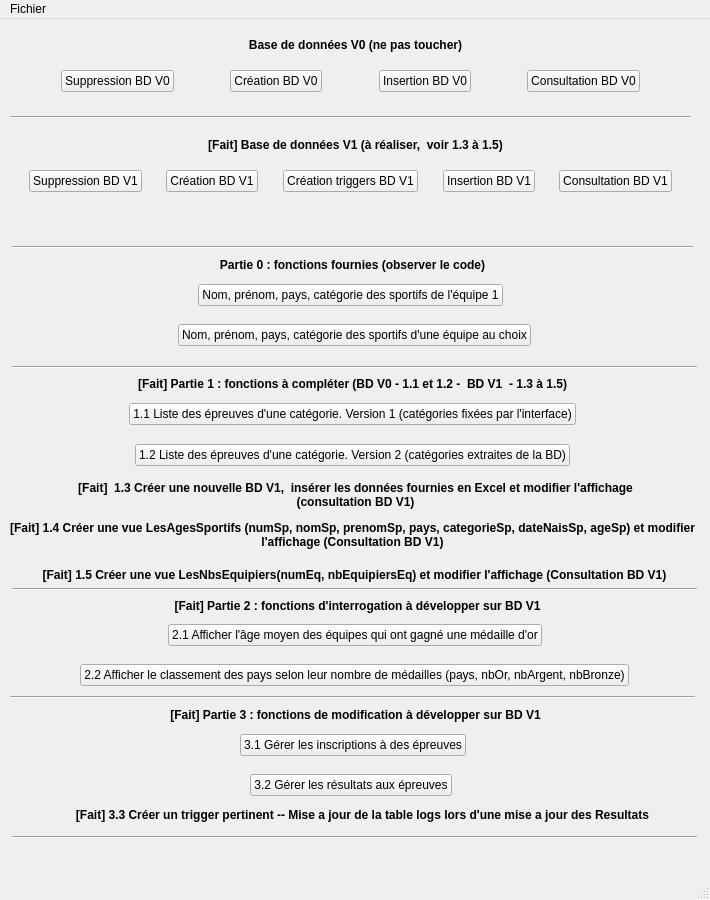
<?xml version="1.0" encoding="UTF-8"?>
<ui version="4.0">
 <class>MainWindow</class>
 <widget class="QMainWindow" name="MainWindow">
  <property name="geometry">
   <rect>
    <x>0</x>
    <y>0</y>
    <width>710</width>
    <height>900</height>
   </rect>
  </property>
  <property name="windowTitle">
   <string>Gestions des Jeux Olympiques 2022 - Rami Said</string>
  </property>
  <widget class="QWidget" name="centralwidget">
   <widget class="Line" name="line_V1">
    <property name="geometry">
     <rect>
      <x>10</x>
      <y>90</y>
      <width>681</width>
      <height>16</height>
     </rect>
    </property>
    <property name="orientation">
     <enum>Qt::Horizontal</enum>
    </property>
   </widget>
   <widget class="QLabel" name="label_V0">
    <property name="geometry">
     <rect>
      <x>10</x>
      <y>10</y>
      <width>691</width>
      <height>31</height>
     </rect>
    </property>
    <property name="font">
     <font>
      <weight>75</weight>
      <bold>true</bold>
     </font>
    </property>
    <property name="text">
     <string>Base de données V0 (ne pas toucher)</string>
    </property>
    <property name="alignment">
     <set>Qt::AlignCenter</set>
    </property>
   </widget>
   <widget class="Line" name="line_partie_0">
    <property name="geometry">
     <rect>
      <x>12</x>
      <y>220</y>
      <width>681</width>
      <height>16</height>
     </rect>
    </property>
    <property name="orientation">
     <enum>Qt::Horizontal</enum>
    </property>
   </widget>
   <widget class="QLabel" name="label_partie_0">
    <property name="geometry">
     <rect>
      <x>7</x>
      <y>230</y>
      <width>691</width>
      <height>31</height>
     </rect>
    </property>
    <property name="font">
     <font>
      <weight>75</weight>
      <bold>true</bold>
     </font>
    </property>
    <property name="text">
     <string>Partie 0 : fonctions fournies (observer le code)</string>
    </property>
    <property name="alignment">
     <set>Qt::AlignCenter</set>
    </property>
   </widget>
   <widget class="Line" name="line_partie_1">
    <property name="geometry">
     <rect>
      <x>12</x>
      <y>340</y>
      <width>685</width>
      <height>16</height>
     </rect>
    </property>
    <property name="orientation">
     <enum>Qt::Horizontal</enum>
    </property>
   </widget>
   <widget class="QLabel" name="label_partie_1">
    <property name="geometry">
     <rect>
      <x>7</x>
      <y>349</y>
      <width>691</width>
      <height>31</height>
     </rect>
    </property>
    <property name="font">
     <font>
      <weight>75</weight>
      <bold>true</bold>
     </font>
    </property>
    <property name="text">
     <string>[Fait] Partie 1 : fonctions à compléter (BD V0 - 1.1 et 1.2 -  BD V1  - 1.3 à 1.5)</string>
    </property>
    <property name="alignment">
     <set>Qt::AlignCenter</set>
    </property>
   </widget>
   <widget class="QLabel" name="label_partie_1_4">
    <property name="geometry">
     <rect>
      <x>10</x>
      <y>500</y>
      <width>685</width>
      <height>31</height>
     </rect>
    </property>
    <property name="font">
     <font>
      <weight>75</weight>
      <bold>true</bold>
     </font>
    </property>
    <property name="text">
     <string>[Fait] 1.4 Créer une vue LesAgesSportifs (numSp, nomSp, prenomSp, pays, categorieSp, dateNaisSp, ageSp) et modifier l'affichage (Consultation BD V1)</string>
    </property>
    <property name="alignment">
     <set>Qt::AlignCenter</set>
    </property>
    <property name="wordWrap">
     <bool>true</bool>
    </property>
   </widget>
   <widget class="QLabel" name="label_partie_1_3">
    <property name="geometry">
     <rect>
      <x>50</x>
      <y>450</y>
      <width>611</width>
      <height>51</height>
     </rect>
    </property>
    <property name="font">
     <font>
      <weight>75</weight>
      <bold>true</bold>
     </font>
    </property>
    <property name="text">
     <string>[Fait]  1.3 Créer une nouvelle BD V1,  insérer les données fournies en Excel et modifier l'affichage (consultation BD V1)</string>
    </property>
    <property name="alignment">
     <set>Qt::AlignCenter</set>
    </property>
    <property name="wordWrap">
     <bool>true</bool>
    </property>
   </widget>
   <widget class="QLabel" name="label_partie_1_5">
    <property name="geometry">
     <rect>
      <x>12</x>
      <y>540</y>
      <width>685</width>
      <height>31</height>
     </rect>
    </property>
    <property name="font">
     <font>
      <weight>75</weight>
      <bold>true</bold>
     </font>
    </property>
    <property name="text">
     <string>[Fait] 1.5 Créer une vue LesNbsEquipiers(numEq, nbEquipiersEq) et modifier l'affichage (Consultation BD V1)</string>
    </property>
    <property name="alignment">
     <set>Qt::AlignCenter</set>
    </property>
    <property name="wordWrap">
     <bool>true</bool>
    </property>
   </widget>
   <widget class="Line" name="line_partie_2">
    <property name="geometry">
     <rect>
      <x>12</x>
      <y>562</y>
      <width>685</width>
      <height>16</height>
     </rect>
    </property>
    <property name="orientation">
     <enum>Qt::Horizontal</enum>
    </property>
   </widget>
   <widget class="QLabel" name="label_partie_2">
    <property name="geometry">
     <rect>
      <x>12</x>
      <y>571</y>
      <width>691</width>
      <height>31</height>
     </rect>
    </property>
    <property name="font">
     <font>
      <weight>75</weight>
      <bold>true</bold>
     </font>
    </property>
    <property name="text">
     <string>[Fait] Partie 2 : fonctions d'interrogation à développer sur BD V1</string>
    </property>
    <property name="alignment">
     <set>Qt::AlignCenter</set>
    </property>
   </widget>
   <widget class="Line" name="line_partie_3">
    <property name="geometry">
     <rect>
      <x>10</x>
      <y>670</y>
      <width>685</width>
      <height>16</height>
     </rect>
    </property>
    <property name="orientation">
     <enum>Qt::Horizontal</enum>
    </property>
   </widget>
   <widget class="QLabel" name="label_partie_3">
    <property name="geometry">
     <rect>
      <x>10</x>
      <y>685</y>
      <width>691</width>
      <height>21</height>
     </rect>
    </property>
    <property name="font">
     <font>
      <weight>75</weight>
      <bold>true</bold>
     </font>
    </property>
    <property name="text">
     <string>[Fait] Partie 3 : fonctions de modification à développer sur BD V1</string>
    </property>
    <property name="alignment">
     <set>Qt::AlignCenter</set>
    </property>
   </widget>
   <widget class="Line" name="line_fin">
    <property name="geometry">
     <rect>
      <x>12</x>
      <y>810</y>
      <width>685</width>
      <height>16</height>
     </rect>
    </property>
    <property name="orientation">
     <enum>Qt::Horizontal</enum>
    </property>
   </widget>
   <widget class="QLabel" name="label_retour_BD">
    <property name="geometry">
     <rect>
      <x>10</x>
      <y>190</y>
      <width>689</width>
      <height>19</height>
     </rect>
    </property>
    <property name="text">
     <string/>
    </property>
    <property name="alignment">
     <set>Qt::AlignCenter</set>
    </property>
   </widget>
   <widget class="QWidget" name="layoutWidget">
    <property name="geometry">
     <rect>
      <x>10</x>
      <y>40</y>
      <width>681</width>
      <height>44</height>
     </rect>
    </property>
    <layout class="QHBoxLayout" name="horizontalLayout_V0">
     <item>
      <spacer name="horizontalSpacer">
       <property name="orientation">
        <enum>Qt::Horizontal</enum>
       </property>
       <property name="sizeHint" stdset="0">
        <size>
         <width>40</width>
         <height>20</height>
        </size>
       </property>
      </spacer>
     </item>
     <item>
      <widget class="QPushButton" name="pushButton_supprimer_V0">
       <property name="text">
        <string>Suppression BD V0</string>
       </property>
      </widget>
     </item>
     <item>
      <spacer name="horizontalSpacer_3">
       <property name="orientation">
        <enum>Qt::Horizontal</enum>
       </property>
       <property name="sizeHint" stdset="0">
        <size>
         <width>40</width>
         <height>20</height>
        </size>
       </property>
      </spacer>
     </item>
     <item>
      <widget class="QPushButton" name="pushButton_creer_V0">
       <property name="text">
        <string>Création BD V0</string>
       </property>
      </widget>
     </item>
     <item>
      <spacer name="horizontalSpacer_2">
       <property name="orientation">
        <enum>Qt::Horizontal</enum>
       </property>
       <property name="sizeHint" stdset="0">
        <size>
         <width>40</width>
         <height>20</height>
        </size>
       </property>
      </spacer>
     </item>
     <item>
      <widget class="QPushButton" name="pushButton_inserer_V0">
       <property name="text">
        <string>Insertion BD V0</string>
       </property>
      </widget>
     </item>
     <item>
      <spacer name="horizontalSpacer_21">
       <property name="orientation">
        <enum>Qt::Horizontal</enum>
       </property>
       <property name="sizeHint" stdset="0">
        <size>
         <width>40</width>
         <height>20</height>
        </size>
       </property>
      </spacer>
     </item>
     <item>
      <widget class="QPushButton" name="pushButton_consulter_V0">
       <property name="text">
        <string>Consultation BD V0</string>
       </property>
      </widget>
     </item>
     <item>
      <spacer name="horizontalSpacer_4">
       <property name="orientation">
        <enum>Qt::Horizontal</enum>
       </property>
       <property name="sizeHint" stdset="0">
        <size>
         <width>40</width>
         <height>20</height>
        </size>
       </property>
      </spacer>
     </item>
    </layout>
   </widget>
   <widget class="QWidget" name="layoutWidget">
    <property name="geometry">
     <rect>
      <x>10</x>
      <y>260</y>
      <width>681</width>
      <height>32</height>
     </rect>
    </property>
    <layout class="QHBoxLayout" name="horizontalLayout_partie_0_1">
     <item>
      <spacer name="horizontalSpacer_7">
       <property name="orientation">
        <enum>Qt::Horizontal</enum>
       </property>
       <property name="sizeHint" stdset="0">
        <size>
         <width>40</width>
         <height>20</height>
        </size>
       </property>
      </spacer>
     </item>
     <item>
      <widget class="QPushButton" name="pushButton_fct_fournie_1">
       <property name="text">
        <string>Nom, prénom, pays, catégorie des sportifs de l'équipe 1</string>
       </property>
      </widget>
     </item>
     <item>
      <spacer name="horizontalSpacer_5">
       <property name="orientation">
        <enum>Qt::Horizontal</enum>
       </property>
       <property name="sizeHint" stdset="0">
        <size>
         <width>40</width>
         <height>20</height>
        </size>
       </property>
      </spacer>
     </item>
    </layout>
   </widget>
   <widget class="QWidget" name="layoutWidget">
    <property name="geometry">
     <rect>
      <x>12</x>
      <y>300</y>
      <width>685</width>
      <height>32</height>
     </rect>
    </property>
    <layout class="QHBoxLayout" name="horizontalLayout_partie_0_2">
     <item>
      <spacer name="horizontalSpacer_8">
       <property name="orientation">
        <enum>Qt::Horizontal</enum>
       </property>
       <property name="sizeHint" stdset="0">
        <size>
         <width>40</width>
         <height>20</height>
        </size>
       </property>
      </spacer>
     </item>
     <item>
      <widget class="QPushButton" name="pushButton_fct_fournie_2">
       <property name="text">
        <string>Nom, prénom, pays, catégorie des sportifs d'une équipe au choix</string>
       </property>
      </widget>
     </item>
     <item>
      <spacer name="horizontalSpacer_6">
       <property name="orientation">
        <enum>Qt::Horizontal</enum>
       </property>
       <property name="sizeHint" stdset="0">
        <size>
         <width>40</width>
         <height>20</height>
        </size>
       </property>
      </spacer>
     </item>
    </layout>
   </widget>
   <widget class="QWidget" name="layoutWidget">
    <property name="geometry">
     <rect>
      <x>12</x>
      <y>600</y>
      <width>685</width>
      <height>32</height>
     </rect>
    </property>
    <layout class="QHBoxLayout" name="horizontalLayout_partie_2_1">
     <item>
      <spacer name="horizontalSpacer_18">
       <property name="orientation">
        <enum>Qt::Horizontal</enum>
       </property>
       <property name="sizeHint" stdset="0">
        <size>
         <width>40</width>
         <height>20</height>
        </size>
       </property>
      </spacer>
     </item>
     <item>
      <widget class="QPushButton" name="pushButton_2_1">
       <property name="text">
        <string>2.1 Afficher l'âge moyen des équipes qui ont gagné une médaille d'or</string>
       </property>
      </widget>
     </item>
     <item>
      <spacer name="horizontalSpacer_17">
       <property name="orientation">
        <enum>Qt::Horizontal</enum>
       </property>
       <property name="sizeHint" stdset="0">
        <size>
         <width>40</width>
         <height>20</height>
        </size>
       </property>
      </spacer>
     </item>
    </layout>
   </widget>
   <widget class="QWidget" name="layoutWidget">
    <property name="geometry">
     <rect>
      <x>12</x>
      <y>640</y>
      <width>685</width>
      <height>32</height>
     </rect>
    </property>
    <layout class="QHBoxLayout" name="horizontalLayout_partie_2_2">
     <item>
      <spacer name="horizontalSpacer_20">
       <property name="orientation">
        <enum>Qt::Horizontal</enum>
       </property>
       <property name="sizeHint" stdset="0">
        <size>
         <width>40</width>
         <height>20</height>
        </size>
       </property>
      </spacer>
     </item>
     <item>
      <widget class="QPushButton" name="pushButton_2_2">
       <property name="text">
        <string>2.2 Afficher le classement des pays selon leur nombre de médailles (pays, nbOr, nbArgent, nbBronze)</string>
       </property>
      </widget>
     </item>
     <item>
      <spacer name="horizontalSpacer_19">
       <property name="orientation">
        <enum>Qt::Horizontal</enum>
       </property>
       <property name="sizeHint" stdset="0">
        <size>
         <width>40</width>
         <height>20</height>
        </size>
       </property>
      </spacer>
     </item>
    </layout>
   </widget>
   <widget class="QWidget" name="layoutWidget">
    <property name="geometry">
     <rect>
      <x>10</x>
      <y>710</y>
      <width>685</width>
      <height>32</height>
     </rect>
    </property>
    <layout class="QHBoxLayout" name="horizontalLayout_partie_3_1">
     <item>
      <spacer name="horizontalSpacer_24">
       <property name="orientation">
        <enum>Qt::Horizontal</enum>
       </property>
       <property name="sizeHint" stdset="0">
        <size>
         <width>40</width>
         <height>20</height>
        </size>
       </property>
      </spacer>
     </item>
     <item>
      <widget class="QPushButton" name="pushButton_3_1">
       <property name="text">
        <string>3.1 Gérer les inscriptions à des épreuves</string>
       </property>
      </widget>
     </item>
     <item>
      <spacer name="horizontalSpacer_23">
       <property name="orientation">
        <enum>Qt::Horizontal</enum>
       </property>
       <property name="sizeHint" stdset="0">
        <size>
         <width>40</width>
         <height>20</height>
        </size>
       </property>
      </spacer>
     </item>
    </layout>
   </widget>
   <widget class="QWidget" name="layoutWidget">
    <property name="geometry">
     <rect>
      <x>10</x>
      <y>750</y>
      <width>681</width>
      <height>32</height>
     </rect>
    </property>
    <layout class="QHBoxLayout" name="horizontalLayout_partie_3_2">
     <item>
      <spacer name="horizontalSpacer_26">
       <property name="orientation">
        <enum>Qt::Horizontal</enum>
       </property>
       <property name="sizeHint" stdset="0">
        <size>
         <width>40</width>
         <height>20</height>
        </size>
       </property>
      </spacer>
     </item>
     <item>
      <widget class="QPushButton" name="pushButton_3_2">
       <property name="text">
        <string>3.2 Gérer les résultats aux épreuves</string>
       </property>
      </widget>
     </item>
     <item>
      <spacer name="horizontalSpacer_25">
       <property name="orientation">
        <enum>Qt::Horizontal</enum>
       </property>
       <property name="sizeHint" stdset="0">
        <size>
         <width>40</width>
         <height>20</height>
        </size>
       </property>
      </spacer>
     </item>
    </layout>
   </widget>
   <widget class="QWidget" name="layoutWidget_2">
    <property name="geometry">
     <rect>
      <x>10</x>
      <y>379</y>
      <width>685</width>
      <height>32</height>
     </rect>
    </property>
    <layout class="QHBoxLayout" name="horizontalLayout_partie_1_1">
     <item>
      <spacer name="horizontalSpacer_12">
       <property name="orientation">
        <enum>Qt::Horizontal</enum>
       </property>
       <property name="sizeHint" stdset="0">
        <size>
         <width>40</width>
         <height>20</height>
        </size>
       </property>
      </spacer>
     </item>
     <item>
      <widget class="QPushButton" name="pushButton_1_1">
       <property name="text">
        <string>1.1 Liste des épreuves d'une catégorie. Version 1 (catégories fixées par l'interface)</string>
       </property>
      </widget>
     </item>
     <item>
      <spacer name="horizontalSpacer_11">
       <property name="orientation">
        <enum>Qt::Horizontal</enum>
       </property>
       <property name="sizeHint" stdset="0">
        <size>
         <width>40</width>
         <height>20</height>
        </size>
       </property>
      </spacer>
     </item>
    </layout>
   </widget>
   <widget class="QWidget" name="layoutWidget_3">
    <property name="geometry">
     <rect>
      <x>10</x>
      <y>420</y>
      <width>685</width>
      <height>32</height>
     </rect>
    </property>
    <layout class="QHBoxLayout" name="horizontalLayout_partie_1_2">
     <item>
      <spacer name="horizontalSpacer_14">
       <property name="orientation">
        <enum>Qt::Horizontal</enum>
       </property>
       <property name="sizeHint" stdset="0">
        <size>
         <width>40</width>
         <height>20</height>
        </size>
       </property>
      </spacer>
     </item>
     <item>
      <widget class="QPushButton" name="pushButton_1_2">
       <property name="text">
        <string>1.2 Liste des épreuves d'une catégorie. Version 2 (catégories extraites de la BD)</string>
       </property>
      </widget>
     </item>
     <item>
      <spacer name="horizontalSpacer_13">
       <property name="orientation">
        <enum>Qt::Horizontal</enum>
       </property>
       <property name="sizeHint" stdset="0">
        <size>
         <width>40</width>
         <height>20</height>
        </size>
       </property>
      </spacer>
     </item>
    </layout>
   </widget>
   <widget class="QLabel" name="label_trigger">
    <property name="geometry">
     <rect>
      <x>20</x>
      <y>780</y>
      <width>685</width>
      <height>31</height>
     </rect>
    </property>
    <property name="font">
     <font>
      <weight>75</weight>
      <bold>true</bold>
     </font>
    </property>
    <property name="text">
     <string>[Fait] 3.3 Créer un trigger pertinent -- Mise a jour de la table logs lors d'une mise a jour des Resultats</string>
    </property>
    <property name="alignment">
     <set>Qt::AlignCenter</set>
    </property>
    <property name="wordWrap">
     <bool>true</bool>
    </property>
   </widget>
   <widget class="QWidget" name="layoutWidget_4">
    <property name="geometry">
     <rect>
      <x>10</x>
      <y>140</y>
      <width>681</width>
      <height>44</height>
     </rect>
    </property>
    <layout class="QHBoxLayout" name="horizontalLayout_V1">
     <item>
      <spacer name="horizontalSpacer_9">
       <property name="orientation">
        <enum>Qt::Horizontal</enum>
       </property>
       <property name="sizeHint" stdset="0">
        <size>
         <width>40</width>
         <height>20</height>
        </size>
       </property>
      </spacer>
     </item>
     <item>
      <widget class="QPushButton" name="pushButton_supprimer_V1">
       <property name="text">
        <string>Suppression BD V1</string>
       </property>
      </widget>
     </item>
     <item>
      <spacer name="horizontalSpacer_10">
       <property name="orientation">
        <enum>Qt::Horizontal</enum>
       </property>
       <property name="sizeHint" stdset="0">
        <size>
         <width>40</width>
         <height>20</height>
        </size>
       </property>
      </spacer>
     </item>
     <item>
      <widget class="QPushButton" name="pushButton_creer_V1">
       <property name="text">
        <string>Création BD V1</string>
       </property>
      </widget>
     </item>
     <item>
      <spacer name="horizontalSpacer_27">
       <property name="orientation">
        <enum>Qt::Horizontal</enum>
       </property>
       <property name="sizeHint" stdset="0">
        <size>
         <width>40</width>
         <height>20</height>
        </size>
       </property>
      </spacer>
     </item>
     <item>
      <widget class="QPushButton" name="pushButton_2">
       <property name="text">
        <string>Création triggers BD V1</string>
       </property>
      </widget>
     </item>
     <item>
      <spacer name="horizontalSpacer_15">
       <property name="orientation">
        <enum>Qt::Horizontal</enum>
       </property>
       <property name="sizeHint" stdset="0">
        <size>
         <width>40</width>
         <height>20</height>
        </size>
       </property>
      </spacer>
     </item>
     <item>
      <widget class="QPushButton" name="pushButton_inserer_V1">
       <property name="text">
        <string>Insertion BD V1</string>
       </property>
      </widget>
     </item>
     <item>
      <spacer name="horizontalSpacer_31">
       <property name="orientation">
        <enum>Qt::Horizontal</enum>
       </property>
       <property name="sizeHint" stdset="0">
        <size>
         <width>40</width>
         <height>20</height>
        </size>
       </property>
      </spacer>
     </item>
     <item>
      <widget class="QPushButton" name="pushButton_consulter_V1">
       <property name="text">
        <string>Consultation BD V1</string>
       </property>
      </widget>
     </item>
     <item>
      <spacer name="horizontalSpacer_16">
       <property name="orientation">
        <enum>Qt::Horizontal</enum>
       </property>
       <property name="sizeHint" stdset="0">
        <size>
         <width>40</width>
         <height>20</height>
        </size>
       </property>
      </spacer>
     </item>
    </layout>
   </widget>
   <widget class="QLabel" name="label_V1">
    <property name="geometry">
     <rect>
      <x>10</x>
      <y>110</y>
      <width>691</width>
      <height>31</height>
     </rect>
    </property>
    <property name="font">
     <font>
      <weight>75</weight>
      <bold>true</bold>
     </font>
    </property>
    <property name="text">
     <string>[Fait] Base de données V1 (à réaliser,  voir 1.3 à 1.5)</string>
    </property>
    <property name="alignment">
     <set>Qt::AlignCenter</set>
    </property>
   </widget>
  </widget>
  <widget class="QMenuBar" name="menubar">
   <property name="geometry">
    <rect>
     <x>0</x>
     <y>0</y>
     <width>710</width>
     <height>21</height>
    </rect>
   </property>
   <widget class="QMenu" name="menuFiles">
    <property name="title">
     <string>Fichier</string>
    </property>
    <addaction name="actionQuitter"/>
   </widget>
   <addaction name="menuFiles"/>
  </widget>
  <widget class="QStatusBar" name="statusbar"/>
  <action name="actionQuitter">
   <property name="text">
    <string>Quitter</string>
   </property>
  </action>
 </widget>
 <resources/>
 <connections>
  <connection>
   <sender>actionQuitter</sender>
   <signal>triggered()</signal>
   <receiver>MainWindow</receiver>
   <slot>close()</slot>
   <hints>
    <hint type="sourcelabel">
     <x>-1</x>
     <y>-1</y>
    </hint>
    <hint type="destinationlabel">
     <x>399</x>
     <y>299</y>
    </hint>
   </hints>
  </connection>
  <connection>
   <sender>pushButton_creer_V0</sender>
   <signal>clicked()</signal>
   <receiver>MainWindow</receiver>
   <slot>createDBV0()</slot>
   <hints>
    <hint type="sourcelabel">
     <x>314</x>
     <y>93</y>
    </hint>
    <hint type="destinationlabel">
     <x>135</x>
     <y>130</y>
    </hint>
   </hints>
  </connection>
  <connection>
   <sender>pushButton_inserer_V0</sender>
   <signal>clicked()</signal>
   <receiver>MainWindow</receiver>
   <slot>insertDBV0()</slot>
   <hints>
    <hint type="sourcelabel">
     <x>463</x>
     <y>93</y>
    </hint>
    <hint type="destinationlabel">
     <x>388</x>
     <y>127</y>
    </hint>
   </hints>
  </connection>
  <connection>
   <sender>pushButton_supprimer_V0</sender>
   <signal>clicked()</signal>
   <receiver>MainWindow</receiver>
   <slot>deleteDBV0()</slot>
   <hints>
    <hint type="sourcelabel">
     <x>168</x>
     <y>93</y>
    </hint>
    <hint type="destinationlabel">
     <x>598</x>
     <y>139</y>
    </hint>
   </hints>
  </connection>
  <connection>
   <sender>pushButton_consulter_V0</sender>
   <signal>clicked()</signal>
   <receiver>MainWindow</receiver>
   <slot>openDataV0()</slot>
   <hints>
    <hint type="sourcelabel">
     <x>628</x>
     <y>93</y>
    </hint>
    <hint type="destinationlabel">
     <x>498</x>
     <y>183</y>
    </hint>
   </hints>
  </connection>
  <connection>
   <sender>pushButton_fct_fournie_1</sender>
   <signal>clicked()</signal>
   <receiver>MainWindow</receiver>
   <slot>open_fct_fournie_1()</slot>
   <hints>
    <hint type="sourcelabel">
     <x>488</x>
     <y>307</y>
    </hint>
    <hint type="destinationlabel">
     <x>79</x>
     <y>174</y>
    </hint>
   </hints>
  </connection>
  <connection>
   <sender>pushButton_fct_fournie_2</sender>
   <signal>clicked()</signal>
   <receiver>MainWindow</receiver>
   <slot>open_fct_fournie_2()</slot>
   <hints>
    <hint type="sourcelabel">
     <x>514</x>
     <y>347</y>
    </hint>
    <hint type="destinationlabel">
     <x>116</x>
     <y>221</y>
    </hint>
   </hints>
  </connection>
  <connection>
   <sender>pushButton_supprimer_V1</sender>
   <signal>clicked()</signal>
   <receiver>MainWindow</receiver>
   <slot>deleteDBV1()</slot>
   <hints>
    <hint type="sourcelabel">
     <x>136</x>
     <y>193</y>
    </hint>
    <hint type="destinationlabel">
     <x>190</x>
     <y>239</y>
    </hint>
   </hints>
  </connection>
  <connection>
   <sender>pushButton_creer_V1</sender>
   <signal>clicked()</signal>
   <receiver>MainWindow</receiver>
   <slot>createDBV1()</slot>
   <hints>
    <hint type="sourcelabel">
     <x>252</x>
     <y>193</y>
    </hint>
    <hint type="destinationlabel">
     <x>378</x>
     <y>235</y>
    </hint>
   </hints>
  </connection>
  <connection>
   <sender>pushButton_inserer_V1</sender>
   <signal>clicked()</signal>
   <receiver>MainWindow</receiver>
   <slot>insertDBV1()</slot>
   <hints>
    <hint type="sourcelabel">
     <x>525</x>
     <y>193</y>
    </hint>
    <hint type="destinationlabel">
     <x>512</x>
     <y>234</y>
    </hint>
   </hints>
  </connection>
  <connection>
   <sender>pushButton_consulter_V1</sender>
   <signal>clicked()</signal>
   <receiver>MainWindow</receiver>
   <slot>openDataV1()</slot>
   <hints>
    <hint type="sourcelabel">
     <x>646</x>
     <y>190</y>
    </hint>
    <hint type="destinationlabel">
     <x>693</x>
     <y>206</y>
    </hint>
   </hints>
  </connection>
  <connection>
   <sender>pushButton_1_1</sender>
   <signal>clicked()</signal>
   <receiver>MainWindow</receiver>
   <slot>open_fct_comp_1()</slot>
   <hints>
    <hint type="sourcelabel">
     <x>555</x>
     <y>426</y>
    </hint>
    <hint type="destinationlabel">
     <x>686</x>
     <y>412</y>
    </hint>
   </hints>
  </connection>
  <connection>
   <sender>pushButton_1_2</sender>
   <signal>clicked()</signal>
   <receiver>MainWindow</receiver>
   <slot>open_fct_comp_2()</slot>
   <hints>
    <hint type="sourcelabel">
     <x>549</x>
     <y>467</y>
    </hint>
    <hint type="destinationlabel">
     <x>662</x>
     <y>459</y>
    </hint>
   </hints>
  </connection>
  <connection>
   <sender>pushButton_2</sender>
   <signal>clicked()</signal>
   <receiver>MainWindow</receiver>
   <slot>createTriggersDBV1()</slot>
   <hints>
    <hint type="sourcelabel">
     <x>350</x>
     <y>187</y>
    </hint>
    <hint type="destinationlabel">
     <x>362</x>
     <y>207</y>
    </hint>
   </hints>
  </connection>
  <connection>
   <sender>pushButton_2_1</sender>
   <signal>clicked()</signal>
   <receiver>MainWindow</receiver>
   <slot>open_fct_comp_1_P2()</slot>
   <hints>
    <hint type="sourcelabel">
     <x>517</x>
     <y>637</y>
    </hint>
    <hint type="destinationlabel">
     <x>660</x>
     <y>639</y>
    </hint>
   </hints>
  </connection>
  <connection>
   <sender>pushButton_2_2</sender>
   <signal>clicked()</signal>
   <receiver>MainWindow</receiver>
   <slot>open_fct_comp_2_P2()</slot>
   <hints>
    <hint type="sourcelabel">
     <x>597</x>
     <y>675</y>
    </hint>
    <hint type="destinationlabel">
     <x>666</x>
     <y>679</y>
    </hint>
   </hints>
  </connection>
  <connection>
   <sender>pushButton_3_1</sender>
   <signal>clicked()</signal>
   <receiver>MainWindow</receiver>
   <slot>open_fct_comp_1_P3()</slot>
   <hints>
    <hint type="sourcelabel">
     <x>344</x>
     <y>750</y>
    </hint>
    <hint type="destinationlabel">
     <x>645</x>
     <y>741</y>
    </hint>
   </hints>
  </connection>
  <connection>
   <sender>pushButton_3_2</sender>
   <signal>clicked()</signal>
   <receiver>MainWindow</receiver>
   <slot>open_fct_comp_2_P3()</slot>
   <hints>
    <hint type="sourcelabel">
     <x>390</x>
     <y>785</y>
    </hint>
    <hint type="destinationlabel">
     <x>647</x>
     <y>795</y>
    </hint>
   </hints>
  </connection>
 </connections>
 <slots>
  <slot>createDBV0()</slot>
  <slot>insertDBV0()</slot>
  <slot>deleteDBV0()</slot>
  <slot>openDataV0()</slot>
  <slot>open_fct_fournie_1()</slot>
  <slot>open_fct_fournie_2()</slot>
  <slot>open_fct_comp_1()</slot>
  <slot>open_fct_comp_2()</slot>
  <slot>deleteDBV1()</slot>
  <slot>createDBV1()</slot>
  <slot>insertDBV1()</slot>
  <slot>openDataV1()</slot>
  <slot>createTriggersDBV1()</slot>
  <slot>open_fct_comp_1_P2()</slot>
  <slot>open_fct_comp_2_P2()</slot>
  <slot>open_fct_comp_1_P3()</slot>
  <slot>open_fct_comp_2_P3()</slot>
 </slots>
</ui>
